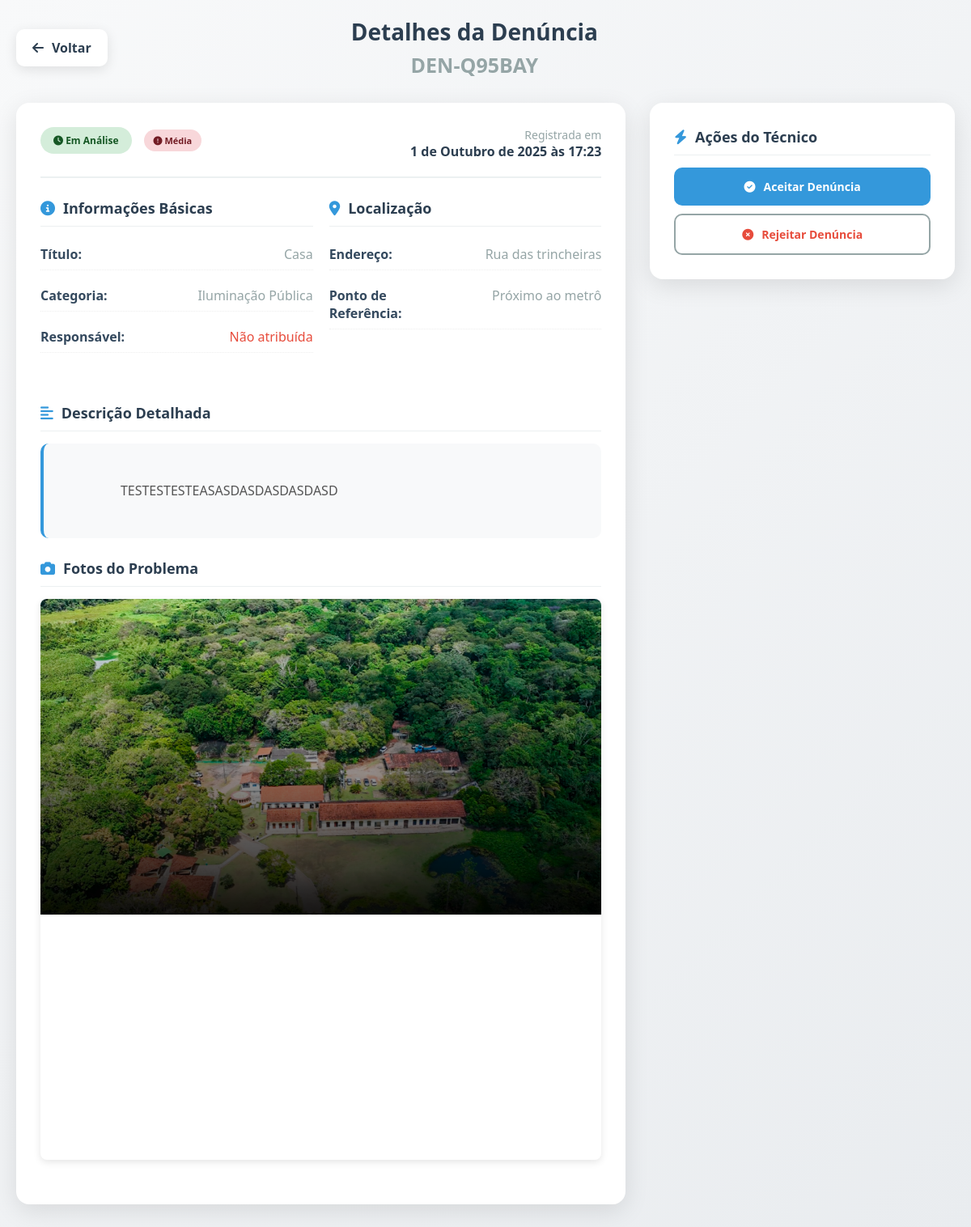
Page /tecnico/denuncia/DEN-Q95BAY/ (signed in) on the committed database.
### denuncias/models.py (models this page shows, shortened)
class Denuncia(models.Model):
    STATUS_CHOICES = [
        ('NÃO_ATRIBUIDO', 'Aguardando Atribuição'),
        ('RECEBIDA', 'Recebida'),
        ('EM_ANALISE', 'Em Análise'),
        ('EM_ANDAMENTO', 'Em Andamento'),
        ('RESOLVIDA', 'Resolvida'),
        ('ARQUIVADA', 'Arquivada'),
    ]
    PRIORIDADE_CHOICES = [
        ('BAIXA', 'Baixa'),
        ('MEDIA', 'Média'),
        ('ALTA', 'Alta'),
        ('URGENTE', 'Urgente'),
    ]
    protocolo = models.CharField(
        max_length=10,
        primary_key=True,
        blank=True,
        editable=False,
        unique=True,
        verbose_name="Número do Protocolo"
    )
    titulo = models.CharField(
        max_length=200,
        verbose_name="Título da Denúncia",
        help_text="Título resumido do problema"
    )
    descricao = models.TextField(
        verbose_name="Descrição Detalhada",
        help_text="Descreva o problema em detalhes"
    )
    endereco = models.CharField(
        max_length=255,
        verbose_name="Localização",
        help_text="Endereço ou local onde ocorreu o problema"
    )
    ponto_referencia = models.CharField(
        max_length=255,
        blank=True,
        null=True,
        verbose_name="Ponto de Referência",
        help_text="Ponto de referência próximo (opcional)"
    )
    categoria = models.ForeignKey(
        Categoria,
        on_delete=models.PROTECT,
        related_name='denuncias',
        verbose_name="Categoria do Problema"
    )
    status = models.CharField(
        max_length=20,
        choices=STATUS_CHOICES,
        default='NÃO_ATRIBUIDO',
        verbose_name="Status da Denúncia"
    )
    prioridade = models.CharField(
        max_length=20,
        choices=PRIORIDADE_CHOICES,
        default='MEDIA',
        verbose_name="Prioridade"
    )
    contato = models.CharField(
        max_length=100,
        blank=True,
        null=True,
        verbose_name="Contato",
        help_text="Telefone ou e-mail para retorno (opcional)"
    )
    foto = models.ImageField(
        upload_to='denuncias/%Y/%m/%d/',
        blank=True,
        null=True,
        verbose_name="Foto do Problema",
        help_text="Faça upload de uma foto que mostre o problema",
        validators=[
            FileExtensionValidator(
                allowed_extensions=['jpg', 'jpeg', 'png', 'gif'],
                message="Somente imagens JPG, JPEG, PNG ou GIF são permitidas"
            )
        ]
    )
    data_criacao = models.DateTimeField(
        auto_now_add=True,
        verbose_name="Data de Criação"
    )
    data_atualizacao = models.DateTimeField(
        auto_now=True,
        verbose_name="Última Atualização"
    )
    data_previsao_resolucao = models.DateField(
        blank=True,
        null=True,
        verbose_name="Previsão de Resolução"
    )
    data_resolucao = models.DateField(
        blank=True,
        null=True,
        verbose_name="Data de Resolução"
    )
    resolucao = models.TextField(
        blank=True,
        null=True,
        verbose_name="Solução Aplicada",
        help_text="Descrição de como o problema foi resolvido"
    )
    observacoes_internas = models.TextField(
        blank=True,
        null=True,
        verbose_name="Observações Internas",
        help_text="Observações para uso da equipe administrativa"
    )
    tecnico = models.ForeignKey(
    'auth.User',
    null=True,
    blank=True,
    on_delete=models.SET_NULL,
    related_name='denuncias_atribuidas',
    verbose_name="Técnico Responsável"
    )
    class Meta:
        verbose_name = 'Denúncia'
        verbose_name_plural = 'Denúncias'
        ordering = ['-data_criacao']
        indexes = [
            models.Index(fields=['status']),
            models.Index(fields=['prioridade']),
            models.Index(fields=['data_criacao']),
            models.Index(fields=['categoria']),
        ]

class Categoria(models.Model):
    nome = models.CharField(max_length=100, unique=True)
    descricao = models.TextField(blank=True, null=True, help_text="Descrição opcional da categoria")
    ativo = models.BooleanField(default=True, help_text="Se a categoria está ativa para uso")
    ordem = models.PositiveIntegerField(default=0, help_text="Ordem de exibição da categoria")
    class Meta:
        verbose_name = 'Categoria'
        verbose_name_plural = 'Categorias'
        ordering = ['ordem', 'nome']

### tecnico/views.py (the view)
# urls.py: path("denuncia/<str:protocolo>/", views.denuncia_detail, name="denuncia_detail"),
@login_required
def denuncia_detail(request, protocolo):
    denuncia = get_object_or_404(Denuncia, protocolo=protocolo)
    logs = denuncia.logs.all().order_by('-data_acao')
    return render(request, 'denuncia_detail.html', {
        "denuncia": denuncia,
        "logs": logs,
    })

### tecnico/templates/denuncia_detail.html (shortened to what this page needs)
<!DOCTYPE html>
<html lang="pt-BR">
  <head>
    <link rel="stylesheet" href="https://cdnjs.cloudflare.com/ajax/libs/font-awesome/6.4.0/css/all.min.css" />
  </head>
  <body>
    <div class="container">
      <div class="header">
        <a class="back-btn" onclick="history.back()" title="Voltar">
          <i class="fas fa-arrow-left"></i>
          Voltar
        </a>
        <div class="page-title">
          <h1>Detalhes da Denúncia</h1>
          <p style="font-size: 25px; font-weight: bold; color: var(--gray);">{{ denuncia.protocolo }}</p>
        </div>
      </div>
      <div class="main-content">
        <div>
          <div class="card">
            <div class="card-header">
              <div class="protocolo-info">
                <div class="status-badge status-recebida">
                  <i class="fas fa-clock"></i> {{ denuncia.get_status_display }}
                </div>
                <div class="priority-badge priority-alta">
                  <i class="fas fa-exclamation-circle"></i> {{ denuncia.get_prioridade_display }}
                </div>
              </div>
              <div style="text-align: right;">
                <div style="font-size: 14px; color: var(--gray);">Registrada em</div>
                <div style="font-size: 16px; font-weight: 600; color: var(--secondary);">{{ denuncia.data_criacao }}</div>
              </div>
            </div>
            <div class="info-grid">
              <div class="info-section">
                <div class="section-title">
                  <i class="fas fa-info-circle"></i>
                  Informações Básicas
                </div>
                <div class="info-item">
                  <span class="info-label">Título:</span>
                  <span class="info-value">{{ denuncia.titulo }}</span>
                </div>
                <div class="info-item">
                  <span class="info-label">Categoria:</span>
                  <span class="info-value">{{ denuncia.categoria.nome }}</span>
                </div>
                <div class="info-item">
                  <span class="info-label">Responsável:</span>
                  <span class="info-value" style="color: var(--danger);">Não atribuída</span>
                </div>
              </div>
              <div class="info-section">
                <div class="section-title">
                  <i class="fas fa-map-marker-alt"></i>
                  Localização
                </div>
                <div class="info-item">
                  <span class="info-label">Endereço:</span>
                  <span class="info-value"> {{ denuncia.endereco }} </span>
                </div>
                <div class="info-item">
                  <span class="info-label">Ponto de Referência:</span>
                  <span class="info-value"> {{ denuncia.ponto_referencia }} </span>
                </div>
              </div>
            </div>
            <div class="info-section">
              <div class="section-title">
                <i class="fas fa-align-left"></i>
                Descrição Detalhada
              </div>
              <div class="description-box">
                <div class="description-text">
                  {{ denuncia.descricao }}
                </div>
              </div>
            </div>
            <div class="info-section" style="grid-column: 1 / -1;">
              <div class="section-title">
                <i class="fas fa-camera"></i>
                Fotos do Problema
              </div>
              <div class="photo-gallery">
                {% if denuncia.foto %}
                  <div class="photo-item">
                    <img src="{{ denuncia.foto.url }}" alt="Foto do problema reportado - Protocolo {{ denuncia.protocolo }}" style="width: 100%; height: auto; text-align: center; ">
                                      </div>
                {% else %}
                  <div class="no-photo" style="display: flex; flex-direction: column; align-items: center;">
                    <i class="fas fa-camera-retro"></i>
                    <p>Nenhuma foto anexada para essa denúncia</p>
                  </div>
                {% endif %}
              </div>
            </div>
          </div>
        </div>
        <div>
          <div class="card">
            <div class="section-title">
              <i class="fas fa-bolt"></i>
              Ações do Técnico
            </div>
            <div style="display: flex; flex-direction: column; gap: 10px;">
              <button class="btn btn-primary" onclick="confirmarAceitacao('{{ denuncia.protocolo }}')">
                  <i class="fas fa-check-circle"></i>
                  Aceitar Denúncia
              </button>
              <button class="btn btn-outline" style="justify-content: center; color: var(--danger);">
                <i class="fas fa-times-circle"></i>
                Rejeitar Denúncia
              </button>
            </div>
          </div>
        </div>
      </div>
    </div>
  </body>
</html>

### tecnico/templates/denuncia_detail.html (style rules this page uses)
:root { --primary: #3498db; --primary-dark: #2980b9; --secondary: #2c3e50; --success: #2ecc71; --warning: #f39c12; --danger: #e74c3c; --light: #ecf0f1; --dark: #34495e; --gray: #95a5a6; }
* { margin: 0; padding: 0; box-sizing: border-box; font-family: 'Segoe UI', Tahoma, Geneva, Verdana, sans-serif; }
body { background: linear-gradient(135deg, #f8f9fa, #e9ecef); color: var(--dark); min-height: 100vh; padding: 20px; }
.container { max-width: 1200px; margin: 0 auto; }
.header { display: flex; justify-content: between; align-items: center; margin-bottom: 30px; }
.back-btn { background: white; border: none; border-radius: 10px; padding: 12px 20px; cursor: pointer; display: flex; align-items: center; gap: 10px; font-weight: 600; color: var(--secondary); box-shadow: 0 4px 15px rgba(0, 0, 0, 0.1); transition: all 0.3s ease; text-decoration: none; }
.page-title { text-align: center; flex: 1; }
.page-title h1 { color: var(--secondary); font-size: 28px; margin-bottom: 5px; }
.page-title p { color: var(--gray); font-size: 16px; }
.main-content { display: grid; grid-template-columns: 2fr 1fr; gap: 30px; }
.card { background: white; border-radius: 16px; box-shadow: 0 8px 30px rgba(0, 0, 0, 0.1); padding: 30px; margin-bottom: 25px; transition: all 0.3s ease; }
.card-header { display: flex; justify-content: space-between; align-items: flex-start; margin-bottom: 25px; padding-bottom: 20px; border-bottom: 2px solid var(--light); }
.protocolo-info { display: flex; align-items: center; gap: 15px; }
.status-badge { padding: 8px 16px; border-radius: 20px; font-weight: 600; font-size: 12px; }
.status-recebida { background: #d4edda; color: #155724; }
.priority-badge { padding: 6px 12px; border-radius: 15px; font-weight: 600; font-size: 11px; }
.priority-alta { background: #f8d7da; color: #721c24; }
.info-grid { display: grid; grid-template-columns: repeat(auto-fit, minmax(300px, 1fr)); gap: 20px; margin-bottom: 25px; }
.info-section { margin-bottom: 25px; }
.section-title { font-size: 18px; font-weight: 600; color: var(--secondary); margin-bottom: 15px; display: flex; align-items: center; gap: 10px; padding-bottom: 10px; border-bottom: 1px solid var(--light); }
.section-title i { color: var(--primary); }
.info-item { display: flex; justify-content: space-between; align-items: flex-start; margin-bottom: 12px; padding: 8px 0; border-bottom: 1px dotted #eee; }
.info-label { font-weight: 600; color: var(--dark); flex: 1; }
.info-value { color: var(--gray); flex: 2; text-align: right; }
.description-box { background: #f8f9fa; padding: 20px; border-radius: 10px; border-left: 4px solid var(--primary); margin-top: 10px; }
.description-text { color: #555; line-height: 1.6; white-space: pre-wrap; }
.btn { padding: 14px 20px; border: none; border-radius: 10px; font-size: 14px; font-weight: 600; cursor: pointer; transition: all 0.3s ease; display: flex; align-items: center; justify-content: center; gap: 10px; }
.btn-primary { background: var(--primary); color: white; }
.btn-outline { background: transparent; border: 2px solid var(--gray); color: var(--gray); }
.photo-gallery { display: grid; grid-template-columns: repeat(auto-fit, minmax(150px, 1fr)); gap: 15px; margin-top: 15px; }
.photo-item { border-radius: 8px; overflow: hidden; box-shadow: 0 3px 10px rgba(0, 0, 0, 0.1); transition: all 0.3s ease; cursor: pointer; aspect-ratio: 1; }
.photo-item img { width: 100%; height: 100%; object-fit: cover; }
.card { animation: fadeInUp 0.6s ease-out; }

### rows in the picture
Denuncia: protocolo "DEN-Q95BAY", status "Em Análise", prioridade "Média", data_criacao "1 de Outubro de 2025 às 17:23", titulo "Casa", categoria.nome "Iluminação Pública", endereco "Rua das trincheiras", ponto_referencia "Próximo ao metrô", descricao "TESTESTESTEASASDASDASDASDASD", foto (picture)
